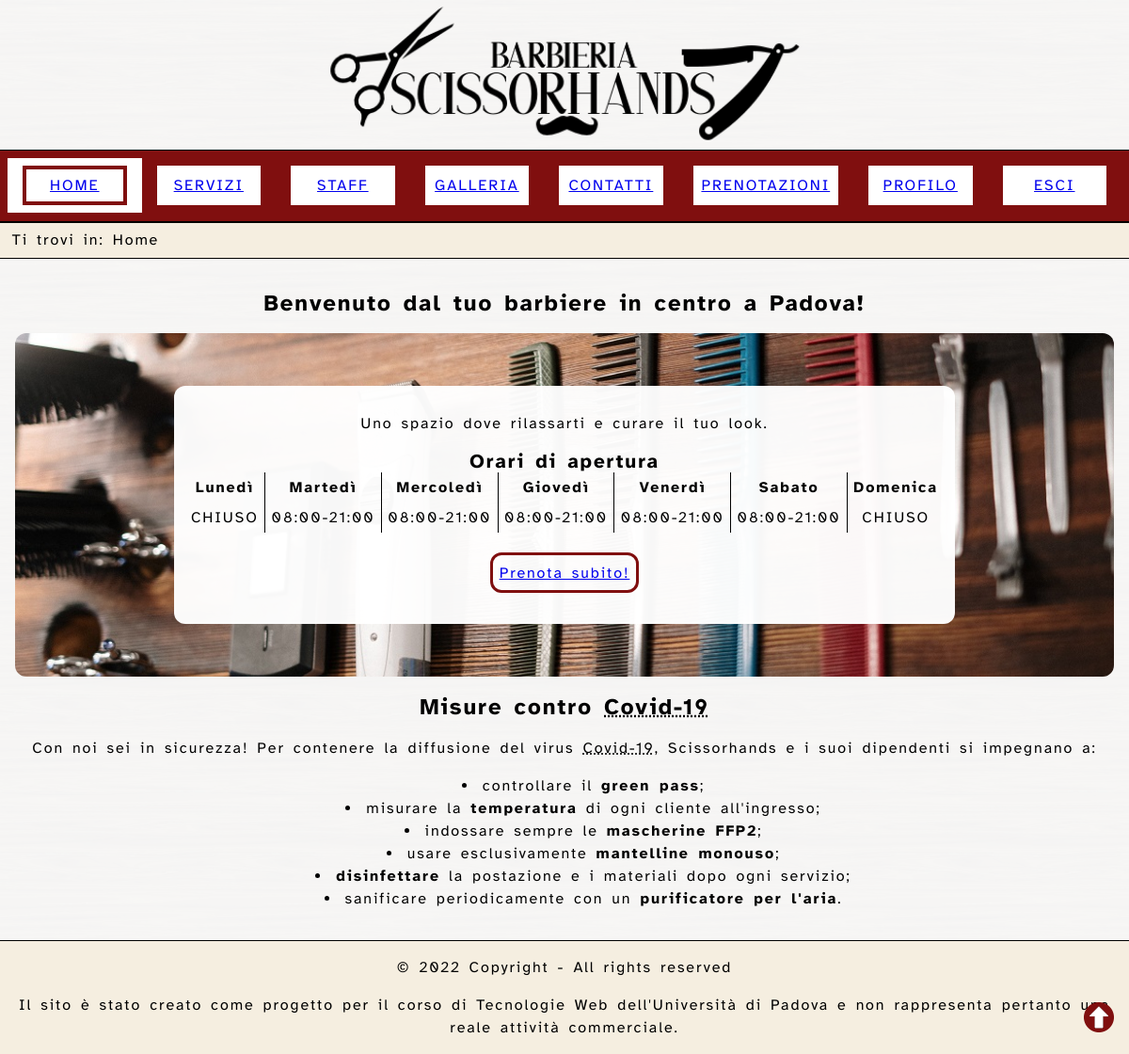
Screenshot of /controllers/index.php (signed in) with the database file from the repository.
### tables this page shows
CREATE TABLE IF NOT EXISTS `company` (
  `_id` INT UNSIGNED NOT NULL AUTO_INCREMENT,
  `name` varchar(100) NOT NULL,
  `open_at` INT UNSIGNED NOT NULL,
  `close_at` INT UNSIGNED NOT NULL,
  `days` set(
      'MON',
      'TUE',
      'WED',
      'THU',
      'FRI',
      'SAT',
      'SUN'
    ) NOT NULL,
  `book_before` INT UNSIGNED NOT NULL,
  `book_after` INT UNSIGNED NOT NULL,
  `owner` INT UNSIGNED NOT NULL,
  PRIMARY KEY (`_id`),
    KEY `FK__owner_azienda` (`owner`) USING BTREE,
  CONSTRAINT `FK__owner_azienda` FOREIGN KEY (`owner`) REFERENCES `owner` (`_id`) ON UPDATE CASCADE
);

### models/helper.php (called while the page is built, shortened)
<?php
class DBHelper {
    private $conn;
    public function __construct() {
        $this->conn = new mysqli(static::HOST_DB, static::USERNAME, static::PASSWORD, static::DATABASE_NAME);
    }
    public function prepare($query): mysqli_stmt {
        $ret = $this->conn->prepare($query);
        return $ret;
    }
}

### models/company.php (called while the page is built, shortened)
<?php
require_once __DIR__."/helper.php";
class Company extends DBHelper {
    public function get() {
        $stmt = $this->prepare("SELECT * FROM company WHERE _id = 1 LIMIT 1");
        $stmt->execute();
        $res = $stmt->get_result();
        return $res->fetch_assoc();
    }
}

### services/public/company.php (called while the page is built, shortened)
<?php
require_once __DIR__ . '/../../models/company.php';
class PublicCompanyService {
    public static function get() {
        return (new Company())->get();
    }
}

### controllers/components/orari_apertura.php (called while the page is built)
<?php
require_once '../services/public/company.php';
require_once '../services/helpers.php';
function orariApertura(){
    $out = file_get_contents(__DIR__.'/../../views/components/orari_apertura.html');
    $company = PublicCompanyService::get();
    $orarioApertura = date('H:i', $company["open_at"]);
    $orarioChiusura = date('H:i', $company["close_at"]);
    $days = parseDaysSet($company["days"]);
    foreach($days as $day => $isopen)  {
        if($isopen)
            $out = str_replace("%DAY_$day%", "$orarioApertura-$orarioChiusura", $out);
        else
            $out = str_replace("%DAY_$day%", "CHIUSO", $out);
    }
    return $out;
}

### services/helpers.php (called while the page is built, shortened)
<?php
function parseDaysSet(string $days) {
    $arr = explode(',', $days);
    return [
        in_array('MON', $arr),
        in_array('TUE', $arr),
        in_array('WED', $arr),
        in_array('THU', $arr),
        in_array('FRI', $arr),
        in_array('SAT', $arr),
        in_array('SUN', $arr),
    ];
}

### controllers/components/header.php (called while the page is built, shortened)
<?php
require_once __DIR__.'/menu.php';
require_once __DIR__.'/breadcrumb.php';
function _header(array $paths = [], $dont_print_breadcrumb = false) {
    $template = file_get_contents(__DIR__.'/../../views/components/header.html');
    $out = $template;
	if(isset($_SESSION["type"]))
    	$menu = _menu($_SESSION["type"]);
	else
		$menu = _menu();
    $out = str_replace('%NAVMENU%', $menu, $out);
    if ($dont_print_breadcrumb) $breadcrumb = "";
    else $breadcrumb = _breadcrumb($paths);
    $out = str_replace('%NAVBREADCRUMB%', $breadcrumb, $out);
    return $out;
}

### controllers/components/meta_index.php (called while the page is built)
<?php
function _meta_index(bool $index){
    if($index)
        return $out = "<meta name='keywords' content='%KEYWORDS%' /> \n    <meta name='description' content='%DESCRIPTION%' />";
    else
        return $out = '<meta name="robots" content="noindex"/>';
}

### controllers/components/page.php (called while the page is built)
<?php
require_once __DIR__.'/footer.php';
function page($title) {
    $template = file_get_contents(__DIR__.'/../../views/components/page.html');
    $out = $template;
    $out = str_replace('%TITLE%', $title, $out);
    $footer = _footer();
    $out = str_replace('%FOOTER%', $footer, $out);
    return $out;
}

### controllers/components/footer.php (called while the page is built)
<?php
function _footer() {
    $template = file_get_contents(__DIR__.'/../../views/components/footer.html');
    $out = $template;
    return $out;
}

### controllers/index.php (the view)
<?php
require_once 'components/page.php';
require_once 'components/header.php';
require_once 'components/orari_apertura.php';
require_once 'components/meta_index.php';
$pagina = page('Home - Scissorhands');
$meta_index = _meta_index(true);
$pagina = str_replace('%META_INDEX%', $meta_index, $pagina);
$header = _header();
$main = file_get_contents('../views/index.html');
$orariApertura = orariApertura();
$main = str_replace('%ORARIAPERTURA%' , $orariApertura, $main);
$pagina = str_replace('%DESCRIPTION%', "Barbieria in centro a Padova e servizi di taglio per curare il proprio aspetto e rilassarsi." ,$pagina);
$pagina = str_replace('%KEYWORDS%', "scissorhands, Padova, centro, barbiere, barbieria, parrucchiere, barba, capelli, orari, prenota",$pagina);
$pagina = str_replace('%HEADER%', $header, $pagina);
$pagina = str_replace('%MAIN%', $main, $pagina);
echo $pagina;
?>

### controllers/index.css (style rules this page uses)
body { margin: 0; letter-spacing: 0.12em; line-height: 1.5em; word-spacing: 0.16em; position: relative; font-family: AtkinsonHyperlegible, Helvetica, Arial, sans-serif; background: url('static/img/pattern2.jpg') repeat; background-size: 15em; }
p { line-height: 1.5em; }
header#page-header { display: block; position: relative; }
header#page-header>nav { display: block; }
header h1 { background-image: url('static/img/logo_bscissorhands.png'); background-color: rgba(255,255,255,.95); background-position: center; background-size: contain; background-repeat: no-repeat; text-indent: -9999999em; font-size: 8em; margin: 0; line-height: normal; }
h2 { text-align: center; }
nav#menu { padding: 0.5em; border-top: 0.01em solid #000; border-bottom: 0.01em solid #000; background-color: #800F0F; position: relative; min-height: 4.8em; text-align: center; box-sizing: border-box; }
nav#menu ul { padding: 0; margin: 0; list-style: none; display: flex; flex-flow: row nowrap; }
nav#breadcrumb { padding: 0.4em 0.8em; border-top: 0.01em solid black; border-bottom: 0.01em solid black; background: #F5EEE0; position: relative; }
nav#breadcrumb ol { display: inline; list-style: none; padding: 0; }
nav#breadcrumb li a { display: inline; }
nav#breadcrumb span { margin: 0; }
nav#breadcrumb ol { list-style: none; display: inline-block; margin: 0; padding: 0; }
nav#breadcrumb ol li { display: inline-block; }
footer#page-footer { border-top: 0.05em solid #000; background-color: #F5EEE0; width: 100%; position: relative; display: inline-block; }
footer#page-footer p { text-align: center; }
div#floating-btn { position: fixed; bottom: 0; right: 0; padding: 0.5em; }
div#floating-btn a { display: block; border-radius: 0.5em; text-decoration: none; padding: 0.5em; }
main { padding: 1em; margin: 0 auto; position: relative; width: 1200px; box-sizing: border-box; background-color: rgba(255,255,255,.95); }
@media only screen and (max-width: 1200px) { main { width: 100%; } }
section#benvenuto div.img-wrap { background: url('static/img/table.jpg'); background-position: center; background-repeat: no-repeat; background-size: cover; display: flex; align-items: center; justify-content: center; padding: 3.5em 0.5em; border-radius: 0.75em; }
section#benvenuto div.img-wrap div.content { background-color: rgba(255, 255, 255, 0.97); padding: 0.75em; text-align: center; border-radius: 0.75em; }
section#misureSicurezza { text-align: center; list-style-position: inside; }
table#orari-apertura { border: none; border-collapse: collapse; }
table#orari-apertura th, table#orari-apertura td { border-right: 0.01em solid #000; padding: 0.25em 0.4em; text-align: center; }
table#orari-apertura th:last-child, table#orari-apertura td:last-child { border-right: none; }
table#orari-apertura caption { font-weight: bold; font-size: 1.3em; text-align: center; }
section#benvenuto div.content>* { box-sizing: border-box; }
table#orari-apertura { margin-left: auto; margin-right: auto; }
section#benvenuto a#link-prenota { display: inline-block; margin: 1.3em 0 1.3em; padding: 0.4em; border: solid; border-color: #800F0F; border-radius: 0.75em; }

### controllers/print.css (style rules this page uses)
body { letter-spacing: 0.075em; font-family: 'Times New Roman', Times, serif; font-size: 12pt; }
header h1 { display: block; margin: auto; padding: 0em; border: 0em; margin-bottom: 0em; content: url('static/img/logo_bscissorhands.png'); }
nav#menu { padding: 0em; border: 0em; height: 0em; min-height: 0em; }
nav#menu ul { display: none; }
div#floating-btn { display: none; }
main { width: 50em; }

### rows the page displays
company: pagina "Benvenuto dal tuo barbiere in centro a Padova! Uno spazio dove rilassarti e curare il tuo look . Orari di apertura Lunedì Martedì Mercoledì Giovedì Venerdì Sabato Domenica CHIUSO 08:00-21:00 08:00-21:00 08:00-21:00 08:00-21:00 08:00-21:00 CHIUSO Prenota subito! Misure contro Covid-19 Con noi sei in sicurezza! Per contenere la diffusione del virus Covid-19 , Scissorhands e i suoi dipendenti si impegnano a: controllare il green pass ; misurare la temperatura di ogni cliente all'ingresso; indossare sempre le mascherine FFP2 ; usare esclusivamente mantelline monouso ; disinfettare la postazione e i materiali dopo ogni servizio; sanificare periodicamente con un purificatore per l'aria . © 2022…", open_at+close_at (picture)

### other values shown
$name "HOME"
$name "SERVIZI"
$name "STAFF"
$name "GALLERIA"
$name "CONTATTI"
$name "PRENOTAZIONI"
$name "PROFILO"
$name "ESCI"
